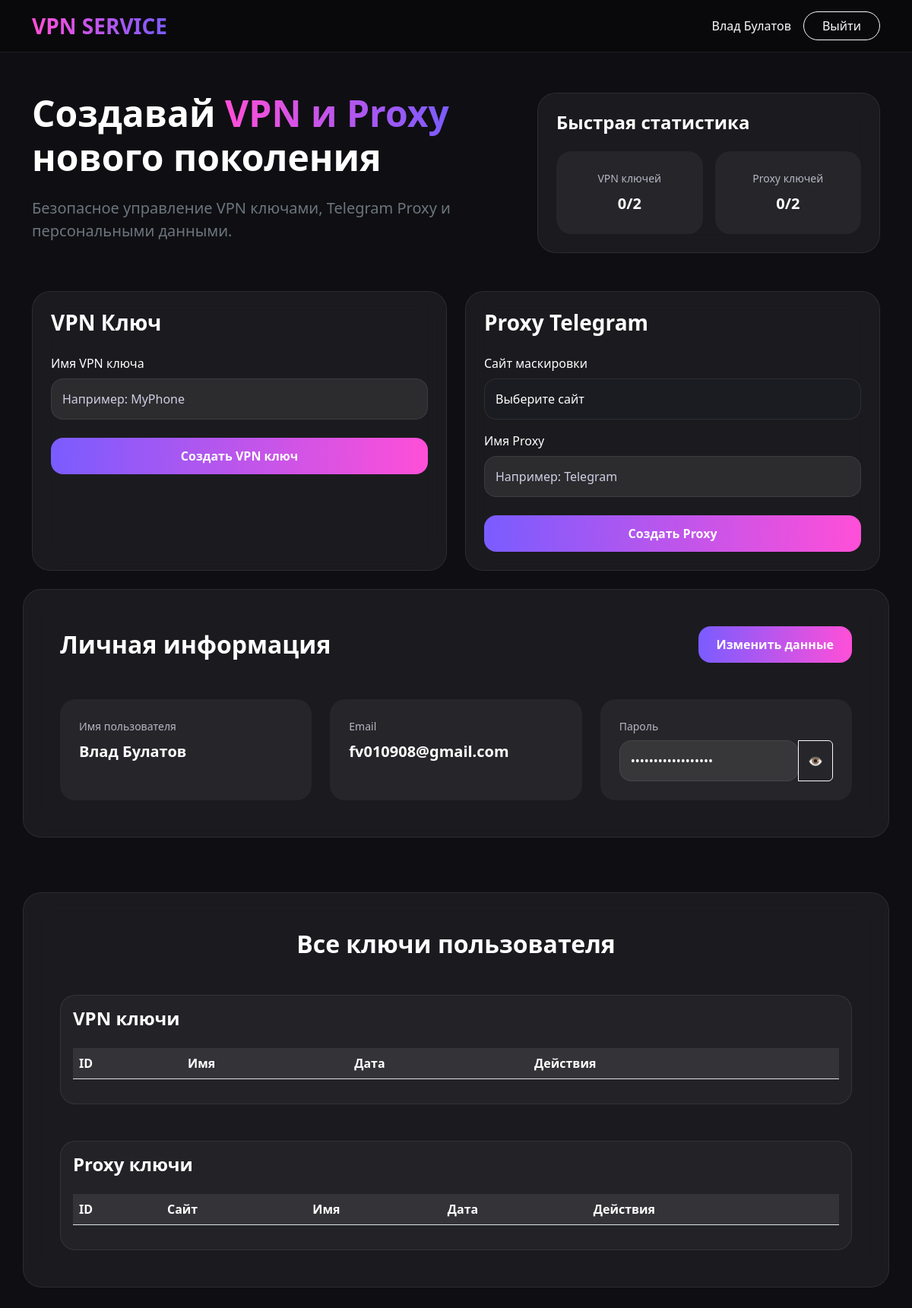
Page /main_menu (signed in) on the earlier database version.
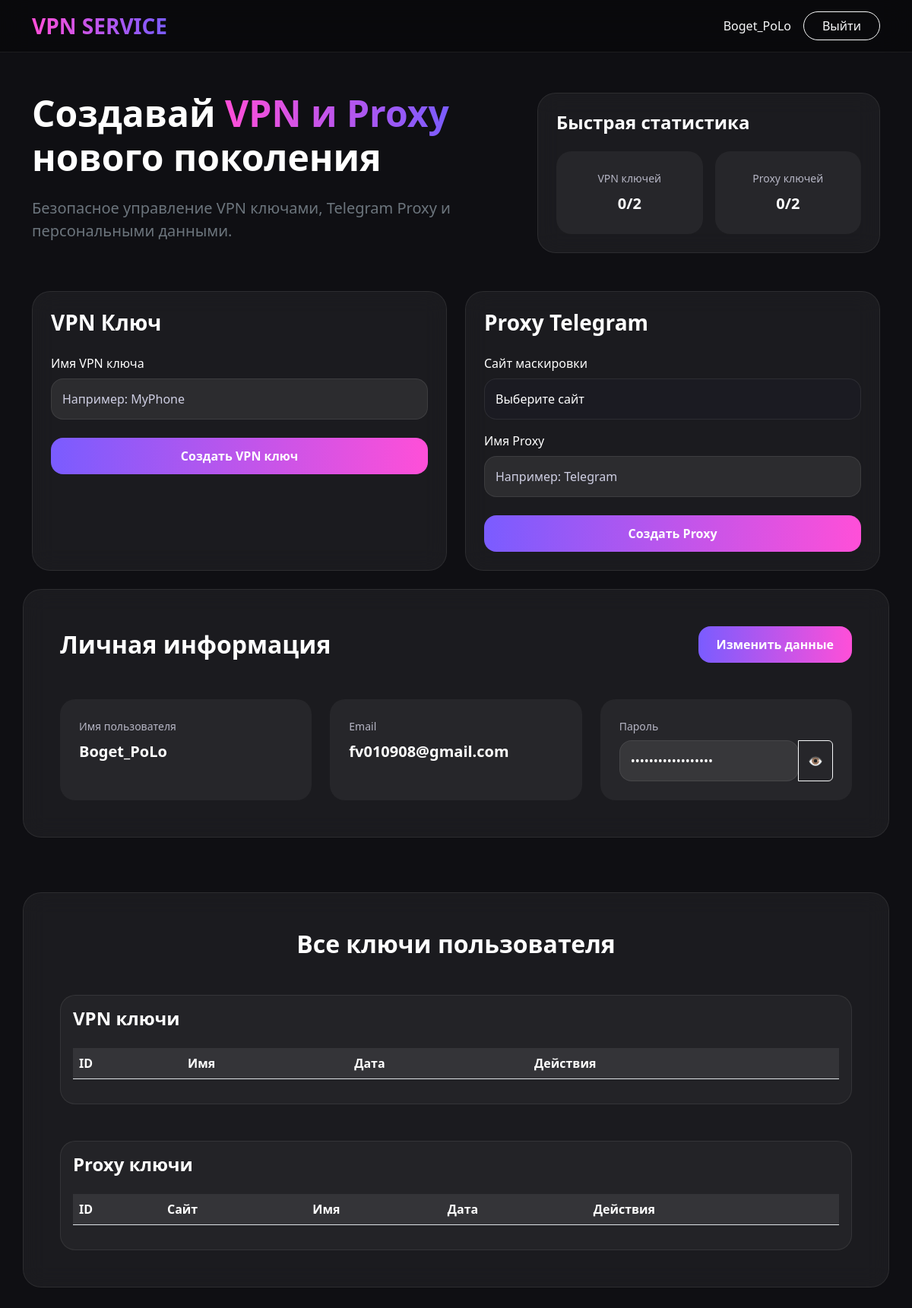
Same page on the later database version.
### data/user.py (models this page shows)
class User(SqlAlchemyBase, UserMixin):
    __tablename__ = "users"
    id = sqlalchemy.Column(
        sqlalchemy.Integer,
        primary_key=True,
        autoincrement=True
    )
    name = sqlalchemy.Column(
        sqlalchemy.String,
        nullable=False
    )
    hashed_password = sqlalchemy.Column(
        sqlalchemy.String,
        nullable=False
    )
    email = sqlalchemy.Column(
        sqlalchemy.String,
        nullable=False,
        unique=True
    )
    created_data = sqlalchemy.Column(
        sqlalchemy.DateTime,
        default=datetime.datetime.now
    )

### main.py (the view, shortened to what this page needs)
@app.route("/main_menu", methods=["GET", "POST"])
@login_required
def main_menu():
    db_sess = db_session.create_session()
    vpn_key = None
    vpn_key_name = None
    proxy_key = None
    proxy_key_name = None
    proxy_site = None
    message = None
    vpn_keys = db_sess.query(VpnKey).filter(VpnKey.user_id == current_user.id).all()
    proxy_keys = db_sess.query(ProxyKey).filter(ProxyKey.user_id == current_user.id).all()
    return render_template(
        "main_menu.html",
        current_user=current_user,
        vpn_key=vpn_key,
        vpn_key_name=vpn_key_name,
        proxy_key=proxy_key,
        proxy_key_name=proxy_key_name,
        proxy_site=proxy_site,
        vpn_keys=vpn_keys,
        proxy_keys=proxy_keys,
        message=message,
        proxy_sites=list(PROXY_LIST.keys())
    )

### data/db_session.py (called while the page is built)
def create_session() -> Session:
    global __factory
    return __factory()

### main.py (called while the page is built)
@login_manager.user_loader
def load_user(user_id):
    db_sess = db_session.create_session()
    return db_sess.get(user.User, user_id)

### templates/main_menu.html (shortened to what this page needs)
{% extends "log_sys.html" %}
{% block content %}
<nav class="navbar navbar-expand-lg navbar-dark fixed-top navbar-custom">
    <div class="container">
        <a class="navbar-brand fw-bold fs-3 gradient-text" href="#">
            VPN SERVICE
        </a>
        <div class="d-flex align-items-center gap-3">
            <span class="text-light">
                {{ current_user.name }}
            </span>
            <a href="/logout" class="btn btn-outline-light rounded-pill px-4">
                Выйти
            </a>
        </div>
    </div>
</nav>
<div class="container hero-block">
    <div class="row align-items-center mb-5">
        <div class="col-lg-7">
            <h1 class="section-title mb-4">
                Создавай
                <span class="gradient-text">
                    VPN и Proxy
                </span>
                нового поколения
            </h1>
            <p class="text-secondary fs-5">
                Безопасное управление VPN ключами,
                Telegram Proxy и персональными данными.
            </p>
        </div>
        <div class="col-lg-5">
            <div class="glass-card p-4">
                <h4 class="mb-4 fw-bold">
                    Быстрая статистика
                </h4>
                <div class="row g-3">
                    <div class="col-6">
                        <div class="info-box text-center">
                            <div class="mini-label">
                                VPN ключей
                            </div>
                            <div class="value-text">
                                {{ vpn_keys|length }}/2
                            </div>
                        </div>
                    </div>
                    <div class="col-6">
                        <div class="info-box text-center">
                            <div class="mini-label">
                                Proxy ключей
                            </div>
                            <div class="value-text">
                                {{ proxy_keys|length }}/2
                            </div>
                        </div>
                    </div>
                </div>
            </div>
        </div>
    </div>
    <div class="row g-4 mb-5">
        <div class="col-lg-6">
            <div class="glass-card p-4 h-100">
                <h3 class="fw-bold mb-4">
                    VPN Ключ
                </h3>
                <form method="post">
                    <div class="mb-4">
                        <label class="form-label">
                            Имя VPN ключа
                        </label>
                        <input
                                type="text"
                                name="vpn_name"
                                class="form-control custom-input"
                                placeholder="Например: MyPhone"
                                required
                        >
                    </div>
                    <button
                            type="submit"
                            class="btn btn-purple w-100"
                    >
                        Создать VPN ключ
                    </button>
                </form>
            </div>
        </div>
        <div class="col-lg-6">
            <div class="glass-card p-4 h-100">
                <h3 class="fw-bold mb-4">
                    Proxy Telegram
                </h3>
                <form method="post">
                    <div class="mb-3">
                        <label class="form-label">
                            Сайт маскировки
                        </label>
                        <select
                                name="proxy_site"
                                class="form-select custom-input"
                                required
                        >
                            <option value="">
                                Выберите сайт
                            </option>
                        </select>
                    </div>
                    <div class="mb-4">
                        <label class="form-label">
                            Имя Proxy
                        </label>
                        <input
                                type="text"
                                name="proxy_name"
                                class="form-control custom-input"
                                placeholder="Например: Telegram"
                                required
                        >
                    </div>
                    <button
                            type="submit"
                            class="btn btn-purple w-100"
                    >
                        Создать Proxy
                    </button>
                </form>
            </div>
        </div>
        <div class="glass-card p-5 mb-5">
            <div class="d-flex justify-content-between align-items-center mb-5">
                <h2 class="fw-bold mb-0">
                    Личная информация
                </h2>
                <a href="/edit_profile" class="btn btn-purple px-4">
                    Изменить данные
                </a>
            </div>
            <div class="row g-4">
                <div class="col-md-4">
                    <div class="info-box">
                        <div class="mini-label">
                            Имя пользователя
                        </div>
                        <div class="value-text">
                            {{ current_user.name }}
                        </div>
                    </div>
                </div>
                <div class="col-md-4">
                    <div class="info-box">
                        <div class="mini-label">
                            Email
                        </div>
                        <div class="value-text">
                            {{ current_user.email }}
                        </div>
                    </div>
                </div>
                <div class="col-md-4">
                    <div class="info-box">
                        <div class="mini-label">
                            Пароль
                        </div>
                        <div class="input-group mt-2">
                            <input
                                    type="password"
                                    id="passwordField"
                                    class="form-control custom-input"
                                    value="{{ current_user.hashed_password }}"
                                    readonly
                            >
                            <button
                                    class="btn btn-outline-light"
                                    type="button"
                                    onclick="togglePassword()"
                            >
                                👁
                            </button>
                        </div>
                    </div>
                </div>
            </div>
        </div>
        <div class="glass-card p-5 mb-5">
            <h2 class="fw-bold mb-5 text-center">
                Все ключи пользователя
            </h2>
            <div class="table-dark-custom mb-5 p-3">
                <h4 class="mb-4 fw-bold">
                    VPN ключи
                </h4>
                <div class="table-responsive">
                    <table class="table align-middle">
                        <thead>
                        <tr>
                            <th>ID</th>
                            <th>Имя</th>
                            <th>Дата</th>
                            <th>Действия</th>
                        </tr>
                        </thead>
                    </table>
                </div>
            </div>
            <div class="table-dark-custom p-3">
                <h4 class="mb-4 fw-bold">
                    Proxy ключи
                </h4>
                <div class="table-responsive">
                    <table class="table align-middle">
                        <thead>
                        <tr>
                            <th>ID</th>
                            <th>Сайт</th>
                            <th>Имя</th>
                            <th>Дата</th>
                            <th>Действия</th>
                        </tr>
                        </thead>
                    </table>
                </div>
            </div>
        </div>
    </div>
    {% endblock %}

### templates/log_sys.html (shortened to what this page needs)
<!DOCTYPE html>
<html lang="ru">
<head>
    <link
            href="https://cdn.jsdelivr.net/npm/bootstrap@5.3.0/dist/css/bootstrap.min.css"
            rel="stylesheet"
    >
</head>
<body>
<main>
    {% block content %}{% endblock %}
</main>
</body>
</html>

### templates/log_sys.html (style rules this page uses)
body { background: radial-gradient(circle at top left, #1f1f2e, transparent 30%), radial-gradient(circle at bottom right, #3b1d52, transparent 30%), #0f0f13; color: white; min-height: 100vh; overflow-x: hidden; }
html { scroll-behavior: smooth; }
.glass-card { background: rgba(255,255,255,0.05); backdrop-filter: blur(15px); border: 1px solid rgba(255,255,255,0.08); border-radius: 28px; }
.gradient-text { background: linear-gradient(90deg, #ff4fd8, #7a5cff); -webkit-background-clip: text; -webkit-text-fill-color: transparent; }
.custom-input { background: rgba(255,255,255,0.08) !important; border: 1px solid rgba(255,255,255,0.08) !important; color: white !important; border-radius: 16px !important; padding: 14px !important; }
.custom-input::placeholder { color: #cfcfe3 !important; opacity: 1; }
.btn-purple { background: linear-gradient(90deg, #7a5cff, #ff4fd8); border: none; border-radius: 16px; padding: 12px; color: white; font-weight: 600; transition: 0.3s; }
.table-dark-custom { background: rgba(255,255,255,0.05); border-radius: 24px; overflow: hidden; border: 1px solid rgba(255,255,255,0.08); }
.table-dark-custom table { color: white; }
.table-dark-custom thead { background: rgba(255,255,255,0.08); }
.table-dark-custom td, .table-dark-custom th { background: transparent !important; color: white !important; }

### templates/main_menu.html (style rules this page uses)
body { background: #0f0f13; color: white; overflow-x: hidden; }
.gradient-text { background: linear-gradient(90deg, #ff4fd8, #7a5cff); -webkit-background-clip: text; -webkit-text-fill-color: transparent; }
.glass-card { background: rgba(255, 255, 255, 0.05); backdrop-filter: blur(15px); border: 1px solid rgba(255,255,255,0.08); border-radius: 24px; transition: 0.3s; }
.hero-block { padding-top: 120px; padding-bottom: 100px; }
.custom-input { background: rgba(255,255,255,0.08); border: 1px solid rgba(255,255,255,0.08); color: white; border-radius: 16px; padding: 14px; }
select.custom-input { background: #1b1b22 !important; color: white !important; border: 1px solid rgba(255,255,255,0.08); }
select.custom-input option { background: #1b1b22; color: white; }
select.custom-input option:checked { background: #7a5cff; color: white; }
.btn-purple { background: linear-gradient(90deg, #7a5cff, #ff4fd8); border: none; border-radius: 16px; padding: 12px; font-weight: 600; color: white; transition: 0.3s; }
.section-title { font-size: 48px; font-weight: 800; }
.table-dark-custom { background: rgba(255,255,255,0.04); border-radius: 20px; overflow: hidden; }
.table-dark-custom table { color: white; }
.table-dark-custom thead { background: rgba(255,255,255,0.08); }
.navbar-custom { background: rgba(0,0,0,0.35); backdrop-filter: blur(20px); border-bottom: 1px solid rgba(255,255,255,0.08); }
.info-box { background: rgba(255,255,255,0.05); border-radius: 20px; padding: 25px; height: 100%; }
.mini-label { color: #b6b6c5; font-size: 14px; margin-bottom: 8px; }
.value-text { font-size: 20px; font-weight: 600; }

Differences in the rows shown:
changed User "fv010908@gmail.com": name "Влад Булатов" → "Boget_PoLo"
